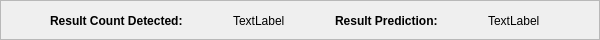
          <widget class="QFrame" name="frame_2">
           <property name="maximumSize">
            <size>
             <width>600</width>
             <height>40</height>
            </size>
           </property>
           <property name="frameShape">
            <enum>QFrame::StyledPanel</enum>
           </property>
           <property name="frameShadow">
            <enum>QFrame::Raised</enum>
           </property>
           <widget class="QWidget" name="layoutWidget">
            <property name="geometry">
             <rect>
              <x>0</x>
              <y>0</y>
              <width>591</width>
              <height>41</height>
             </rect>
            </property>
            <layout class="QHBoxLayout" name="horizontalLayout_10">
             <property name="spacing">
              <number>0</number>
             </property>
             <item>
              <widget class="QLabel" name="label_26">
               <property name="sizePolicy">
                <sizepolicy hsizetype="Maximum" vsizetype="Maximum">
                 <horstretch>0</horstretch>
                 <verstretch>0</verstretch>
                </sizepolicy>
               </property>
               <property name="maximumSize">
                <size>
                 <width>16777215</width>
                 <height>80</height>
                </size>
               </property>
               <property name="font">
                <font>
                 <weight>75</weight>
                 <bold>true</bold>
                </font>
               </property>
               <property name="styleSheet">
                <string notr="true">font-weight: bold;</string>
               </property>
               <property name="frameShape">
                <enum>QFrame::NoFrame</enum>
               </property>
               <property name="text">
                <string>Result Count Detected:</string>
               </property>
              </widget>
             </item>
             <item>
              <widget class="QLabel" name="label_12">
               <property name="sizePolicy">
                <sizepolicy hsizetype="Maximum" vsizetype="Preferred">
                 <horstretch>0</horstretch>
                 <verstretch>0</verstretch>
                </sizepolicy>
               </property>
               <property name="maximumSize">
                <size>
                 <width>16777215</width>
                 <height>80</height>
                </size>
               </property>
               <property name="text">
                <string>TextLabel</string>
               </property>
              </widget>
             </item>
             <item>
              <widget class="QLabel" name="label_27">
               <property name="sizePolicy">
                <sizepolicy hsizetype="Maximum" vsizetype="Maximum">
                 <horstretch>0</horstretch>
                 <verstretch>0</verstretch>
                </sizepolicy>
               </property>
               <property name="maximumSize">
                <size>
                 <width>16777215</width>
                 <height>80</height>
                </size>
               </property>
               <property name="font">
                <font>
                 <weight>75</weight>
                 <bold>true</bold>
                </font>
               </property>
               <property name="styleSheet">
                <string notr="true">font-weight: bold;</string>
               </property>
               <property name="frameShape">
                <enum>QFrame::NoFrame</enum>
               </property>
               <property name="text">
                <string>Result Prediction:</string>
               </property>
              </widget>
             </item>
             <item>
              <widget class="QLabel" name="label_47">
               <property name="sizePolicy">
                <sizepolicy hsizetype="Maximum" vsizetype="Maximum">
                 <horstretch>0</horstretch>
                 <verstretch>0</verstretch>
                </sizepolicy>
               </property>
               <property name="maximumSize">
                <size>
                 <width>16777215</width>
                 <height>80</height>
                </size>
               </property>
               <property name="text">
                <string>TextLabel</string>
               </property>
              </widget>
             </item>
            </layout>
           </widget>
          </widget>
